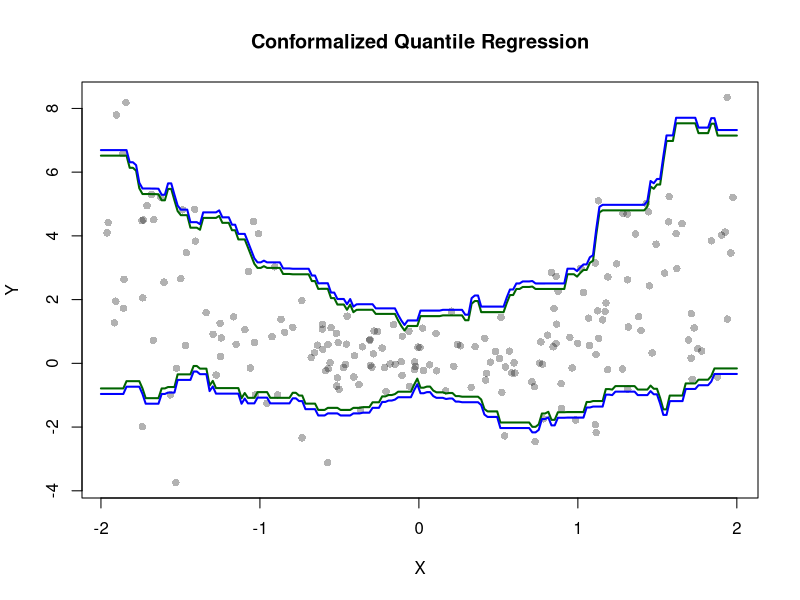
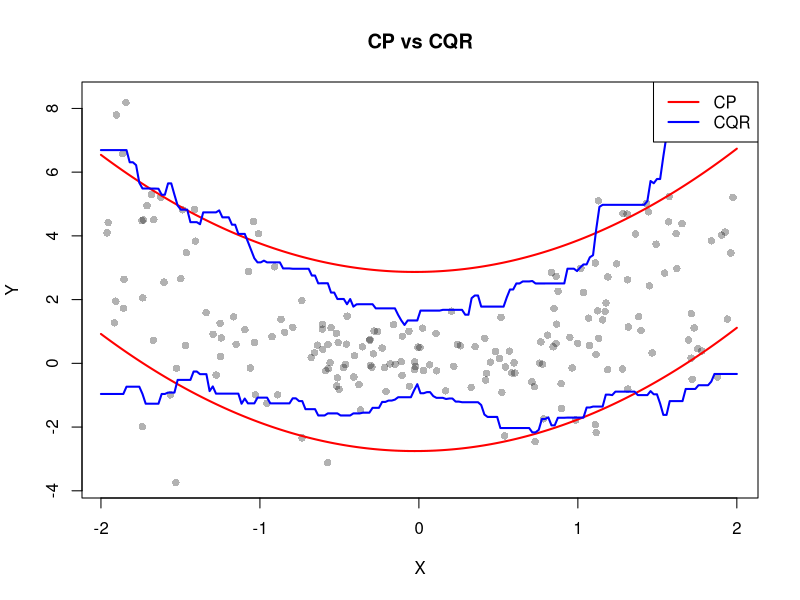

Reproduce these figures in R, in order.
# SImulate data

set.seed(1)

n <- 1000
X <- runif(n, -2, 2)

sigma <- 0.5 + abs(X)
Y <- X^2 + rnorm(n, 0, sigma)

data <- data.frame(X, Y)

# Split data
train_frac <- 0.6
calib_frac <- 0.2

n_train <- floor(train_frac * n)
n_calib <- floor(calib_frac * n)

idx <- sample(1:n)

train <- data[idx[1:n_train], ]
calib <- data[idx[(n_train+1):(n_train+n_calib)], ]
test  <- data[idx[(n_train+n_calib+1):n], ]

# Split conformal

# Mean model (polynomial to capture nonlinearity)
model <- lm(Y ~ poly(X, 2), data = train)

# Calibration residuals
res_calib <- abs(calib$Y - predict(model, calib))

alpha <- 0.1
q_hat <- quantile(res_calib, 1 - alpha)

# Test predictions
pred_test <- predict(model, test)

lower_cp <- pred_test - q_hat
upper_cp <- pred_test + q_hat

# KNN quantile estimator

knn_quantile <- function(x0, X_train, Y_train, alpha, k = 50) {
  # distances
  d <- abs(X_train - x0)
  
  # indices of k nearest neighbors
  idx <- order(d)[1:k]
  
  # empirical quantile
  quantile(Y_train[idx], probs = alpha)
}

# CQR

alpha_lo <- alpha / 2
alpha_hi <- 1 - alpha / 2

q_lo_cal <- sapply(calib$X, function(x)
  knn_quantile(x, train$X, train$Y, alpha_lo))

q_hi_cal <- sapply(calib$X, function(x)
  knn_quantile(x, train$X, train$Y, alpha_hi))

E_cal <- pmax(q_lo_cal - calib$Y,
              calib$Y - q_hi_cal)

q_cqr <- quantile(E_cal, 1 - alpha)

q_lo_test <- sapply(test$X, function(x)
  knn_quantile(x, train$X, train$Y, alpha_lo))

q_hi_test <- sapply(test$X, function(x)
  knn_quantile(x, train$X, train$Y, alpha_hi))

lower_cqr <- q_lo_test - q_cqr
upper_cqr <- q_hi_test + q_cqr

# Resilts

coverage_cp  <- mean(test$Y >= lower_cp & test$Y <= upper_cp)
coverage_cqr <- mean(test$Y >= lower_cqr & test$Y <= upper_cqr)

width_cp  <- mean(upper_cp - lower_cp)
width_cqr <- mean(upper_cqr - lower_cqr)

cat("CP Coverage:", coverage_cp, "\n")
cat("CQR Coverage:", coverage_cqr, "\n")

cat("CP Width:", width_cp, "\n")
cat("CQR Width:", width_cqr, "\n")

# Repeat

run_experiment <- function(seed) {
  set.seed(seed)
  
  idx <- sample(1:n)
  train <- data[idx[1:n_train], ]
  calib <- data[idx[(n_train+1):(n_train+n_calib)], ]
  test  <- data[idx[(n_train+n_calib+1):n], ]
  
  # CP
  model <- lm(Y ~ poly(X, 2), data = train)
  res_calib <- abs(calib$Y - predict(model, calib))
  q_hat <- quantile(res_calib, 1 - alpha)
  
  pred_test <- predict(model, test)
  lower_cp <- pred_test - q_hat
  upper_cp <- pred_test + q_hat
  
  # CQR
  q_lo_cal <- sapply(calib$X, function(x)
    knn_quantile(x, train$X, train$Y, alpha_lo))
  
  q_hi_cal <- sapply(calib$X, function(x)
    knn_quantile(x, train$X, train$Y, alpha_hi))
  
  E_cal <- pmax(q_lo_cal - calib$Y,
                calib$Y - q_hi_cal)
  
  q_cqr <- quantile(E_cal, 1 - alpha)
  
  q_lo_test <- sapply(test$X, function(x)
    knn_quantile(x, train$X, train$Y, alpha_lo))
  
  q_hi_test <- sapply(test$X, function(x)
    knn_quantile(x, train$X, train$Y, alpha_hi))
  
  lower_cqr <- q_lo_test - q_cqr
  upper_cqr <- q_hi_test + q_cqr
  
  c(
    coverage_cp  = mean(test$Y >= lower_cp & test$Y <= upper_cp),
    coverage_cqr = mean(test$Y >= lower_cqr & test$Y <= upper_cqr),
    width_cp  = mean(upper_cp - lower_cp),
    width_cqr = mean(upper_cqr - lower_cqr)
  )
}

results <- replicate(100, run_experiment(sample(1:10000,1)))
apply(results, 1, mean)

# Plots

x_grid <- seq(-2, 2, length.out = 200)
grid_df <- data.frame(X = x_grid)

# CP model
model <- lm(Y ~ poly(X, 2), data = train)
res_calib <- abs(calib$Y - predict(model, calib))
q_hat <- quantile(res_calib, 1 - alpha)

pred_grid <- predict(model, grid_df)
lower_cp_grid <- pred_grid - q_hat
upper_cp_grid <- pred_grid + q_hat

q_lo_grid <- sapply(x_grid, function(x)
  knn_quantile(x, train$X, train$Y, alpha_lo))

q_hi_grid <- sapply(x_grid, function(x)
  knn_quantile(x, train$X, train$Y, alpha_hi))

lower_cqr_grid <- q_lo_grid - q_cqr
upper_cqr_grid <- q_hi_grid + q_cqr

plot(test$X, test$Y,
     pch = 16, col = rgb(0,0,0,0.3),
     main = "Conformalized Quantile Regression",
     xlab = "X", ylab = "Y")

lines(x_grid, q_lo_grid, col = "darkgreen", lwd = 2)
lines(x_grid, q_hi_grid, col = "darkgreen", lwd = 2)

lines(x_grid, lower_cqr_grid, col = "blue", lwd = 2)
lines(x_grid, upper_cqr_grid, col = "blue", lwd = 2)


plot(test$X, test$Y,
     pch = 16, col = rgb(0,0,0,0.3),
     main = "CP vs CQR",
     xlab = "X", ylab = "Y")

# CP
lines(x_grid, lower_cp_grid, col = "red", lwd = 2)
lines(x_grid, upper_cp_grid, col = "red", lwd = 2)

# CQR
lines(x_grid, lower_cqr_grid, col = "blue", lwd = 2)
lines(x_grid, upper_cqr_grid, col = "blue", lwd = 2)

legend("topright",
       legend = c("CP", "CQR"),
       col = c("red", "blue"),
       lwd = 2)
